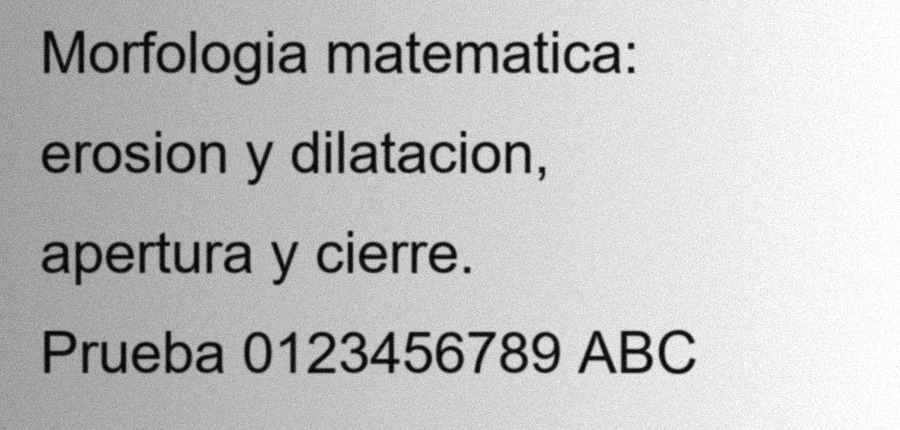
#> input picture actividades/08-practica-4-morfologia/codigo/data/image.jpg, 900 x 430 px; the run also reads 1 picture not shown here
$ jupyter execute practica_4_morfologia.ipynb
#> lines starting #> are read from the running program, lines starting #| are printed output that depends on the picture; after the words box and inside, x2 and y2 are one past the last pixel; in counts of white or black regions, pixels touching at a corner belong together
# 10. Morphological Operations

## Table of Contents
1. [Libraries](#libraries)
2. [Erosion](#erosion)
3. [Dilation](#dilation)
4. [Opening](#opening)
5. [Closing](#closing)
6. [Morphological Gradient](#gradient)
7. [Morphological Hats](#hats)
   1. [Top or White Hat](#top)
   1. [Black Hat](#black)

## Importing Libraries <a class="anchor" id="libraries" ></a>

[cell 1]
import cv2
import numpy as np
import matplotlib.pyplot as plt

[cell 2]
img = cv2.imread("data/image.jpg")
#> img is the input picture: shape (430, 900, 3); min 0, max 255, mean 193
img1 = cv2.cvtColor(img, cv2.COLOR_BGR2RGB)
img2 = cv2.imread("data/image.jpg",0)

[cell 3]
#function to see image
def imgshow(img=img,img1=img1,img2=img2, rows=1,columns=3):
#> called with rows = 1, columns = 3
    print(img.shape,img1.shape,img2.shape)
#| (430, 900, 3) (430, 900, 3) (430, 900)
    fig = plt.figure(figsize=(15,8))
    #adds a subplot at 1st position
    fig.add_subplot(rows,columns,1)
    plt.title('BGR Format')
    plt.imshow(img)

    #adds a subplot at 2nd position
    fig.add_subplot(rows,columns,2)
    plt.title('RGB Format')
    plt.imshow(img1)

    #adds a subplot at 3rd position
    fig.add_subplot(rows,columns, 3)
    plt.title('BGR to GRAY')
    plt.imshow(img2,cmap="gray")
    plt.show()
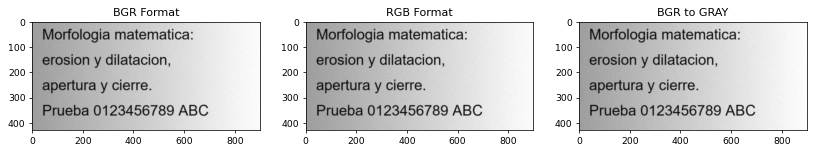
#> figure drawn by matplotlib, 3 panels

imgshow(img=img,img1=img1,img2=img2, rows=1,columns=3)

## Erosion <a class="anchor" id="erosion" ></a>

Erosin primarily involves eroding(thinning) outer surface(foreground) of image
- Tt is suggested to have foreground as white

[cell 4]
BGR2GRAY = cv2.cvtColor(img,cv2.COLOR_BGR2GRAY)
plt.imshow(BGR2GRAY,cmap="gray")
plt.show()

Eroding boundy of image upto 3 level

[cell 5]
def plt_imshow(title, image):
    image = cv2.cvtColor(image, cv2.COLOR_BGR2RGB)
    plt.imshow(image)
    plt.title(title)
    plt.grid(False)
    plt.show()

for i in range(0,3):
    eroded = cv2.erode(BGR2GRAY.copy(), None, iterations=i+1)
    plt_imshow("Eroded {} times".format(i+1), eroded)

### Binarize Image

[cell 6]
binr = cv2.threshold(BGR2GRAY, 0, 255, cv2.THRESH_BINARY + cv2.THRESH_OTSU)[1]
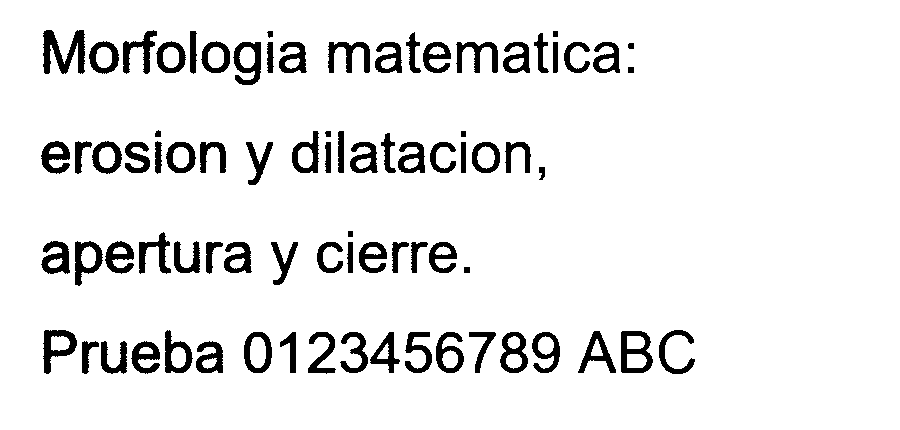
#> binr: shape (430, 900); 91.9% white; 80 black regions, largest, box (x1, y1, x2, y2) and area: (43, 30, 85, 74) 1010, (621, 331, 653, 373) 720, (43, 330, 77, 374) 660
image = cv2.cvtColor(binr, cv2.COLOR_BGR2RGB)
plt.imshow(image)
plt.show()

### We can Invert Image to keep foreground in white

[cell 7]
invert = cv2.bitwise_not(binr)
image = cv2.cvtColor(invert, cv2.COLOR_BGR2RGB)
plt.imshow(image)
plt.show()

Then, we can define a kernel of $5 \times 5$ to use in erosion

[cell 8]
kernel = np.ones((5,5), np.uint8) #check for 3*3 or 7*7 kernel size too
print(kernel)

[cell 9]
for i in range(0,3):
    eroded = cv2.erode(invert.copy(),kernel=kernel, iterations=i+1)
    plt_imshow("Eroded {} times".format(i+1), eroded)

## Dilation <a class="anchor" id="dilation" ></a>

Involves dilating outer surface (foreground) of image
- For joining broken parts of an image together

[cell 10]
#binarize image
binr = cv2.threshold(BGR2GRAY,0,255,cv2.THRESH_BINARY + cv2.THRESH_OTSU)[1]
kernel = np.ones((3,3),np.uint8)
invert = cv2.bitwise_not(binr)

#dilate image
dilation = cv2.dilate(binr, kernel, iterations=1)

plt.imshow(dilation, cmap='gray')
plt.show()

We can apply series of dilations on inverted image using no kernel

[cell 11]
for i in range(0,3):
    dilated = cv2.dilate(invert.copy(),None,iterations= i+1)
    plt_imshow("Dilated {} times".format(i+1),dilated)

[cell 12]
for i in range(0,4):
    dilated = cv2.dilate(BGR2GRAY.copy(),None,iterations= i+1)
    plt_imshow("Dilated {} times".format(i+1),dilated)
#> this loop made 4 passes
#> pass 1, `dilated = cv2.dilate(BGR2GRAY.copy(),None,iterations= i+1)`:
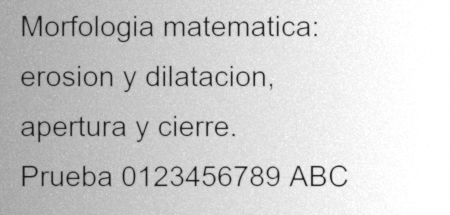
#> dilated: shape (430, 900) (shown at 1/2 size); min 14, max 255, mean 208.7

## Opening <a class="anchor" id="opening" ></a>

Erosion followed by dilation in outer surface (foreground) of image
- Generally used to remove noise (small blobs) in image

[cell 13]
#opening image
opening = cv2.morphologyEx(binr,cv2.MORPH_OPEN,kernel,iterations=1)

#print output
plt.imshow(opening, cmap='gray')
plt.show()

[cell 14]
for i in range(0,3):
    opening = cv2.morphologyEx(binr.copy(),cv2.MORPH_OPEN,None,iterations= i+1)
    plt_imshow("Dilated {} times".format(i+1),opening)
    plt.show()

## Closing <a class="anchor" id="closing" ></a>

Dilation followed by erosion in outer surface (foreground) of image
- Generally used to close holes inside of objects or for connecting components together

[cell 15]
#closing image
closing = cv2.morphologyEx(binr, cv2.MORPH_CLOSE, kernel, iterations=1)

#print output
plt.imshow(closing,cmap='gray')
plt.show()

[cell 16]
for i in range(0,3):
    closing = cv2.morphologyEx(binr.copy(),cv2.MORPH_CLOSE,None,iterations= i+1)
    plt_imshow("Dilated {} times".format(i+1),closing)
    plt.show()

Iterating with different kernels

[cell 17]
kernelSizes = [(3,3), (5,5), (7,7)]
BGR2GRAY = cv2.cvtColor(img,cv2.COLOR_BGR2GRAY)

for kernelSize in kernelSizes:
    kernel = cv2.getStructuringElement(cv2.MORPH_RECT, kernelSize)
    closing = cv2.morphologyEx(BGR2GRAY, cv2.MORPH_CLOSE, kernel)
    plt_imshow("Closing Kernel Size: ({}, {})".format(kernelSize[0], kernelSize[1]), closing)

## Morphological Gradient <a class="anchor" id="gradient" ></a>

It first applies erosion and dilation individually on image and then computes difference between eroded and dilated image

[cell 18]
# use morph gradient
morph_gradient = cv2.morphologyEx(invert,cv2.MORPH_GRADIENT,kernel)
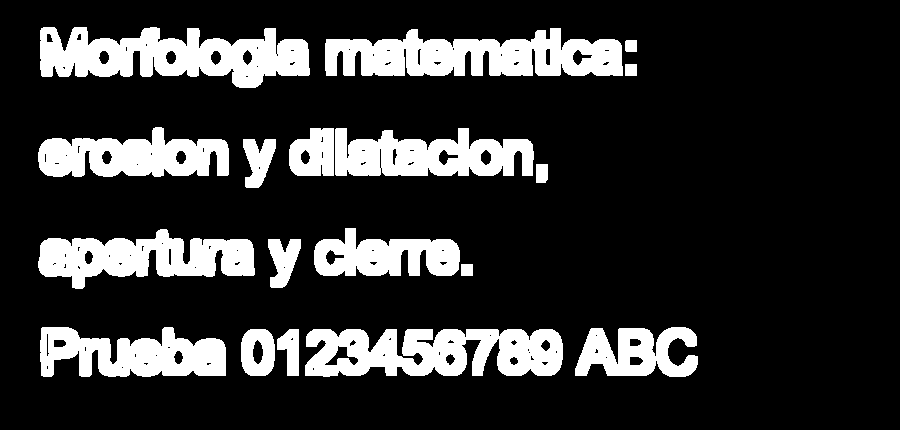
#> morph_gradient: shape (430, 900); 18.5% white; 18 white regions, largest, box (x1, y1, x2, y2) and area: (40, 27, 310, 88) 10088, (325, 28, 623, 76) 9957, (305, 329, 563, 377) 9420

#print output
plt.imshow(morph_gradient, cmap='gray')
plt.show()

[cell 19]
for i in range(0,3):
    # use morph gradient
    morph_gradient = cv2.morphologyEx(invert,cv2.MORPH_GRADIENT,kernel+i)
    #print output
    plt.imshow(morph_gradient, cmap='gray')
    plt.show()

Iterating with different kernels

[cell 20]
kernelSizes = [(3,3), (5,5), (7,7)]
BGR2GRAY = cv2.cvtColor(img,cv2.COLOR_BGR2GRAY)

for kernelSize in kernelSizes:
    kernel = cv2.getStructuringElement(cv2.MORPH_RECT, kernelSize)
    gradient = cv2.morphologyEx(BGR2GRAY, cv2.MORPH_GRADIENT, kernel)
    plt_imshow("Gradient: ({}, {})".format(
        kernelSize[0], kernelSize[1]), gradient)
#> this loop made 3 passes
#> kernel on pass 1: [[1, 1, 1], [1, 1, 1], [1, 1, 1]]
#> pass 1, `gradient = cv2.morphologyEx(BGR2GRAY, cv2.MORPH_GRADIENT, kernel)`:
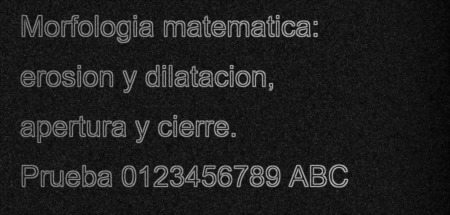
#> gradient: shape (430, 900) (shown at 1/2 size); min 1, max 211, mean 31.8

## Morphological Hats <a class="anchor" id="hats" ></a>

1. Top or White Hat
2. Black hat

### Top or White Hat <a class="anchor" id="top" ></a>

It is the difference between original (grayscale/single channel) input image and opening image

- Finds light(bright) regions of an image on dark background

[cell 21]
#construct a kernel (13x5)
kernel = cv2.getStructuringElement(cv2.MORPH_RECT,(13,5))
kernel

[cell 22]
tophat = cv2.morphologyEx(BGR2GRAY, cv2.MORPH_TOPHAT, kernel)
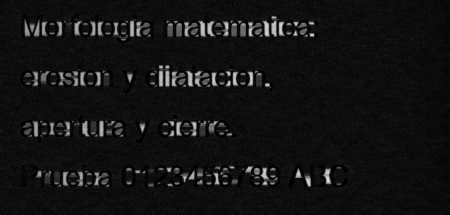
#> tophat: shape (430, 900) (shown at 1/2 size); min 0, max 232, mean 19.3

plt.imshow(tophat, cmap='gray')
plt.show()

### Black Hat <a class="anchor" id="black" ></a>

Output is a difference between input image & opened image
- Finds dark regions on a light background

[cell 23]
blackhat = cv2.morphologyEx(BGR2GRAY,cv2.MORPH_BLACKHAT,kernel)
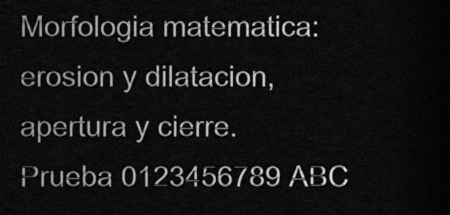
#> blackhat: shape (430, 900) (shown at 1/2 size); min 0, max 245, mean 22.2

plt.imshow(blackhat, cmap='gray')
plt.show()

# Ejercicios de la actividad

Los tres ejercicios aplican la morfología matemática (Serra, 1982; Haralick et al., 1987) a problemas concretos, implementados en Python con OpenCV (Bradski, 2000) sobre Google Colab (TIJ Tech Private Limited, 2020), y se miden con métricas objetivas (conteos y coincidencia con una máscara conocida).
La imagen del notebook base (`data/image.jpg`) es una hoja de texto escaneada con iluminación desigual y ruido, generada con texto propio; los núcleos celulares son una fotografía real de microscopía de fluorescencia (CC BY-SA 4.0, ver `LICENCIAS.md`).

1. [Ejercicio 1: erosión para separar y contar objetos que se tocan](#ej1)
2. [Ejercicio 2: dilatación para reparar trazos rotos](#ej2)
3. [Ejercicio 3: apertura y cierre para limpiar un documento](#ej3)
4. [Conclusión](#conclusion)

<a id="ej1"></a>
## Ejercicio 1. Aplicación de la erosión: separar núcleos celulares que se tocan y contarlos

**Investigación.** La erosión de un objeto binario $A$ con un elemento estructurante $B$ es $A \ominus B = \{z \mid B_z \subseteq A\}$: solo sobreviven los píxeles donde $B$ cabe completo dentro del objeto.
Elimina detalles menores que $B$ y desconecta objetos unidos por puentes delgados (Gonzalez & Woods, 2018, cap. 9; Chhikara, 2022). En biología y microscopía se emplea para separar células o núcleos que se tocan antes de contarlos o medirlos;
si los objetos se cuentan tal cual, los que se tocan forman un solo componente conexo y el conteo se subestima.

**Demo.** Se cuentan los núcleos de una imagen de fluorescencia (DAPI, canal verde): umbral de Otsu (Otsu, 1979) → componentes conexos, y luego después de $k$ iteraciones de erosión con un elemento de 3×3 en forma de elipse.
Como referencia independiente se usa el conteo por máximos locales de la transformada de distancia, una técnica estándar de separación (implementada con scikit-image; van der Walt et al., 2014).

[cell 24]
import cv2, numpy as np, matplotlib.pyplot as plt
from skimage.feature import peak_local_max

def contar(mascara):
    n, etiquetas = cv2.connectedComponents((mascara > 0).astype(np.uint8), connectivity=8)
    return n - 1, etiquetas

im = cv2.imread("data/nucleos.png")
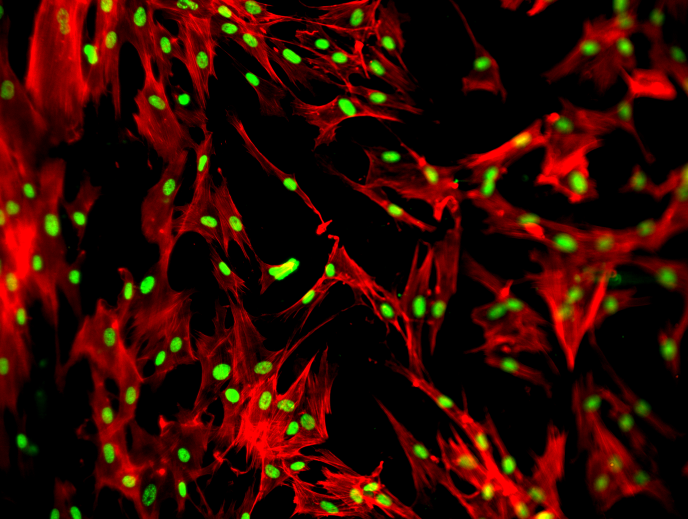
#> input picture actividades/08-practica-4-morfologia/codigo/data/nucleos.png, 1376 x 1038 px (shown at 1/2 size)
#> im is the input picture: shape (1038, 1376, 3); mean B, G, R 0, 9.1, 50.5
verde = im[..., 1]
_, nucleos = cv2.threshold(cv2.GaussianBlur(verde, (3, 3), 0), 0, 255, cv2.THRESH_BINARY + cv2.THRESH_OTSU)
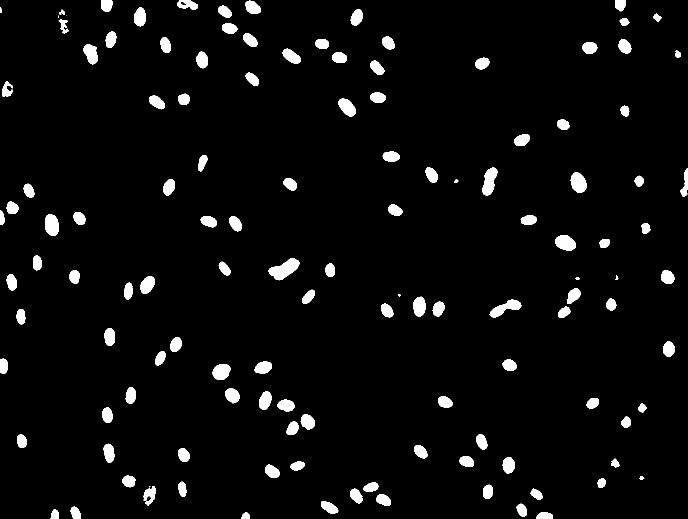
#> nucleos: shape (1038, 1376) (shown at 1/2 size); 4.2% white; 128 white regions (3 under 20 px), largest, box (x1, y1, x2, y2) and area: (537, 516, 599, 561) 1492, (964, 335, 995, 391) 1101, (979, 599, 1043, 635) 1056
nucleos = cv2.morphologyEx(nucleos, cv2.MORPH_OPEN, np.ones((3, 3), np.uint8))   # quita puntos aislados de ruido

el = cv2.getStructuringElement(cv2.MORPH_ELLIPSE, (3, 3))
iteraciones = list(range(0, 7))
conteos, areas = [], []
for k in iteraciones:
    e = cv2.erode(nucleos, el, iterations=k) if k else nucleos
    conteos.append(contar(e)[0]); areas.append(int((e > 0).sum()))
#> this loop made 7 passes
#> n in contar on passes 1 to 4: 126, 126, 126, 128
#> after the loop, areas = [60506, 51757, 43574, 36040, 29190, 22988, 17438]; conteos = [125, 125, 125, 127, 120, 116, 119]

# Referencia independiente: máximos de la transformada de distancia
dist = cv2.distanceTransform((nucleos > 0).astype(np.uint8), cv2.DIST_L2, 5)
picos = peak_local_max(dist, min_distance=6, threshold_abs=3, labels=(nucleos > 0).astype(int))
#> picos = 132 pairs, first value 6 to 1031, second value 6 to 1367
ref = len(picos)
#> ref = 132

print(f"{'iteraciones':>12s} {'objetos contados':>17s} {'área (píxeles)':>15s}")
for k, c, a in zip(iteraciones, conteos, areas): print(f"{k:12d} {c:17d} {a:15d}")
#> this loop made 7 passes
#> (c, a) on passes 1 to 4: (125, 60506), (125, 51757), (125, 43574), (127, 36040)
#> (printed output is left out)
print(f"\nReferencia (máximos de la transformada de distancia): {ref} núcleos")
#| Referencia (máximos de la transformada de distancia): 132 núcleos

fig, ejes = plt.subplots(1, 4, figsize=(17, 4.6))
for a, k in zip(ejes, (0, 1, 3, 6)):
    e = cv2.erode(nucleos, el, iterations=k) if k else nucleos
    a.imshow(e, cmap="gray"); a.set_title(f"erosión ×{k}: {contar(e)[0]} objetos"); a.axis("off")
#> this loop made 4 passes
#> (k, n in contar) on passes 1 to 4: (0, 126), (1, 126), (3, 128), (6, 120)
plt.tight_layout(); plt.show()
plt.figure(figsize=(6.2, 3.6)); plt.plot(iteraciones, conteos, "o-", label="conteo tras erosionar"); plt.axhline(ref, color="r", ls="--", label=f"referencia ({ref})")
plt.xlabel("iteraciones de erosión"); plt.ylabel("objetos"); plt.legend(); plt.grid(alpha=.3); plt.show()

**Resultados y discusión.**
- Sin erosionar se cuentan 125 núcleos; con 3 iteraciones el conteo sube a 127 y después baja (120, 116 y 119). La referencia por transformada de distancia da 132.
- La erosión separó pocos núcleos: en esta imagen son escasos los que se tocan (unos 7 de 132 según la referencia). A cambio, el área de primer plano cae de 60 506 a 36 040 píxeles (−40 %) con 3 iteraciones y a 17 438 (−71 %) con 6, y los núcleos pequeños desaparecen por completo, de ahí que el conteo descienda después de la tercera iteración.
- Es el compromiso característico de la erosión: cuanto más se erosiona, mejor se separan los objetos unidos, pero se pierden los más pequeños. Un elemento estructurante fijo trata igual a todos los objetos; la transformada de distancia (base del método watershed) adapta la separación al tamaño de cada uno y dio el conteo más alto.
  La erosión es adecuada cuando los objetos tienen tamaño parecido y están unidos por puentes delgados; no cuando hay mucha variación de tamaño.

<a id="ej2"></a>
## Ejercicio 2. Aplicación de la dilatación: reparar trazos rotos (preprocesamiento para OCR)

**Investigación.** La dilatación $A \oplus B$ engrosa los objetos y cierra huecos y grietas más estrechos que el elemento estructurante (Gonzalez & Woods, 2018, cap. 9).
Una aplicación clásica es el reconocimiento óptico de caracteres (OCR) sobre documentos impresos o escaneados de baja calidad: los trazos rotos por el ruido o por la impresión se reconectan para que cada carácter sea un solo objeto (Rosebrock, 2021).
El riesgo es el opuesto a la erosión: si se dilata demasiado, caracteres vecinos se fusionan.

**Demo.** Sobre un texto limpio se abren huecos aleatorios de 2–3 píxeles en los trazos (con semilla fija) y se dilata con 0 a 4 iteraciones. Se cuentan los componentes conexos (cada carácter debería ser uno, salvo i y j, que tienen dos) y se mide la coincidencia (IoU) con el texto original.

[cell 25]
limpio = (cv2.imread("data/documento_limpio.png", 0) < 128).astype(np.uint8) * 255          # texto en blanco sobre negro
rng = np.random.default_rng(5)

def romper(mask, n=120):
    # cortes que atraviesan el trazo: líneas de 2 px de ancho y 11 px de largo, horizontales o verticales
#> called with n = 120
    out = mask.copy(); ys, xs = np.nonzero(mask)
    for i in rng.choice(len(ys), n, replace=False):
        y, x = ys[i], xs[i]
        if rng.random() < .5: out[y - 5:y + 6, x:x + 2] = 0
        else: out[y:y + 2, x - 5:x + 6] = 0
#> this loop made 120 passes
#> (i, y, x) on passes 1 to 4: (25915, 367, 684), (1030, 44, 107), (21782, 347, 422), (23723, 356, 505)
    return out

roto = romper(limpio)
def iou(a, b): return float(((a > 0) & (b > 0)).sum() / max(((a > 0) | (b > 0)).sum(), 1))

k3 = np.ones((3, 3), np.uint8)
print(f"Componentes en el texto limpio: {contar(limpio)[0]}    en el texto roto: {contar(roto)[0]}")
#| Componentes en el texto limpio: 80    en el texto roto: 137
print(f"{'dilataciones':>13s} {'componentes':>12s} {'IoU con el original':>20s}")
fig, ejes = plt.subplots(1, 5, figsize=(19, 3.4))
for k, a in zip(range(5), ejes):
    d = cv2.dilate(roto, k3, iterations=k) if k else roto
    print(f"{k:13d} {contar(d)[0]:12d} {iou(d, limpio):20.3f}")
    a.imshow(d[10:200, 30:560], cmap="gray"); a.set_title(f"dilatación ×{k}: {contar(d)[0]} comp."); a.axis("off")
#> this loop made 5 passes
#> (printed output is left out)
plt.tight_layout(); plt.show()
# Dilatar y luego erosionar (cierre) repara sin engrosar
for k in (1, 2, 3):
    c = cv2.morphologyEx(roto, cv2.MORPH_CLOSE, k3, iterations=k)
    print(f"cierre ×{k}: componentes {contar(c)[0]:4d}, IoU {iou(c, limpio):.3f}")
#> this loop made 3 passes
#> n in contar on passes 1 to 3: 81, 70, 30
#> (printed output is left out)

**Resultados y discusión.**
- El texto limpio tiene 80 componentes conexos; los 120 cortes elevan el conteo a 137. Una dilatación 3×3 (1 iteración) devuelve exactamente 80 componentes, pero el IoU con el original baja de 0.943 a 0.665 porque cada trazo engrosa un píxel por lado.
- Con más iteraciones empiezan a fusionarse letras vecinas: 63 componentes con 2 iteraciones (menos que los 80 reales), 24 con 3 y 15 con 4, y el IoU cae a 0.344. Con 2 iteraciones, que cierran huecos de hasta 4 px, ya se unen letras, lo que indica que el espacio entre ellas es de pocos píxeles.
- El cierre (dilatar y luego erosionar) repara igual de bien con 1 iteración (80 componentes) y mejora el IoU a 0.971, porque la erosión devuelve el grosor original al trazo. Con 2 y 3 iteraciones también empieza a fusionar letras (69 y 29 componentes).
- Regla práctica: el elemento estructurante debe ser mayor que el hueco que se quiere reparar (cortes de 2 px) y menor que el espacio entre objetos que se quieren mantener separados.

<a id="ej3"></a>
## Ejercicio 3. Aplicación de apertura y cierre: limpiar un documento binarizado

**Investigación.** La apertura $A \circ B = (A \ominus B) \oplus B$ (erosión seguida de dilatación) elimina objetos y salientes más pequeños que $B$ sin encoger el resto; el cierre $A \bullet B = (A \oplus B) \ominus B$ (dilatación seguida de erosión) rellena huecos y cierra fisuras más pequeñas que $B$ sin engrosar.
El par apertura-cierre es el paso de limpieza estándar tras una binarización: se aplica en OCR, en visión industrial (piezas con ruido) y en imagen médica (máscaras de segmentación con agujeros y motas) (Gonzalez & Woods, 2018; OpenCV, s. f.; Singh, 2020).

**Demo.** A la máscara de texto limpia se le agregan dos tipos de ruido reales de una binarización: motas aisladas en el fondo (ruido «sal») y agujeros dentro de los trazos (ruido «pimienta»). Se prueban apertura, cierre y sus combinaciones con elementos estructurantes de distinto tamaño, y se mide la coincidencia (IoU y F1) con la máscara limpia.

[cell 26]
rng = np.random.default_rng(11)
def ensuciar(mask, motas=700, agujeros=700):
#> called with motas = 700, agujeros = 700
    out = mask.copy(); H, W = out.shape
    for _ in range(motas):                      # motas de 1-2 px en el fondo
        y, x = rng.integers(0, H - 3), rng.integers(0, W - 3); s = rng.integers(1, 3)
        if not mask[max(y - 3, 0):y + 4, max(x - 3, 0):x + 4].any(): out[y:y + s, x:x + s] = 255
    ys, xs = np.nonzero(mask)
    for i in rng.choice(len(ys), agujeros, replace=False):   # agujeros de 1-2 px dentro del texto
        s = rng.integers(1, 3); out[ys[i]:ys[i] + s, xs[i]:xs[i] + s] = 0
#> this loop made 700 passes
#> (i, s) on passes 1 to 3: (15615, 1), (22450, 2), (5255, 2)
    return out

sucio = ensuciar(limpio)
def f1(a, b):
    tp = ((a > 0) & (b > 0)).sum(); fp = ((a > 0) & (b == 0)).sum(); fn = ((a == 0) & (b > 0)).sum()
    return float(2 * tp / max(2 * tp + fp + fn, 1))

def el(n): return cv2.getStructuringElement(cv2.MORPH_ELLIPSE, (n, n))
casos = {"sin limpiar": sucio}
for n in (3, 5):
    casos[f"apertura {n}×{n}"] = cv2.morphologyEx(sucio, cv2.MORPH_OPEN, el(n))
    casos[f"cierre {n}×{n}"] = cv2.morphologyEx(sucio, cv2.MORPH_CLOSE, el(n))
    casos[f"apertura→cierre {n}×{n}"] = cv2.morphologyEx(cv2.morphologyEx(sucio, cv2.MORPH_OPEN, el(n)), cv2.MORPH_CLOSE, el(n))
    casos[f"cierre→apertura {n}×{n}"] = cv2.morphologyEx(cv2.morphologyEx(sucio, cv2.MORPH_CLOSE, el(n)), cv2.MORPH_OPEN, el(n))
#> after the loop, casos = 9 items

print(f"{'método':24s} {'IoU':>6s} {'F1':>6s} {'comp.':>6s}")
for n, m in casos.items(): print(f"{n:24s} {iou(m, limpio):6.3f} {f1(m, limpio):6.3f} {contar(m)[0]:6d}")
#> this loop made 9 passes
#> (tp in f1, fp in f1, fn in f1) on passes 1 to 4: (25671, 1424, 1591), (23882, 0, 3380), (26749, 1631, 513), (24269, 130, 2993)
#> (printed output is left out)

sel = ["sin limpiar", "apertura 3×3", "cierre 3×3", "apertura→cierre 3×3", "cierre→apertura 3×3", "apertura 5×5"]
fig, ejes = plt.subplots(len(sel), 1, figsize=(11, 2.5 * len(sel)))
for a, n in zip(ejes, sel):
    a.imshow(casos[n][10:200, 30:560], cmap="gray"); a.set_title(f"{n}  (IoU {iou(casos[n], limpio):.3f})"); a.axis("off")
#> this loop made 6 passes
#> n on passes 1 to 4: 'sin limpiar', 'apertura 3×3', 'cierre 3×3', 'apertura→cierre 3×3'
plt.tight_layout(); plt.show()
